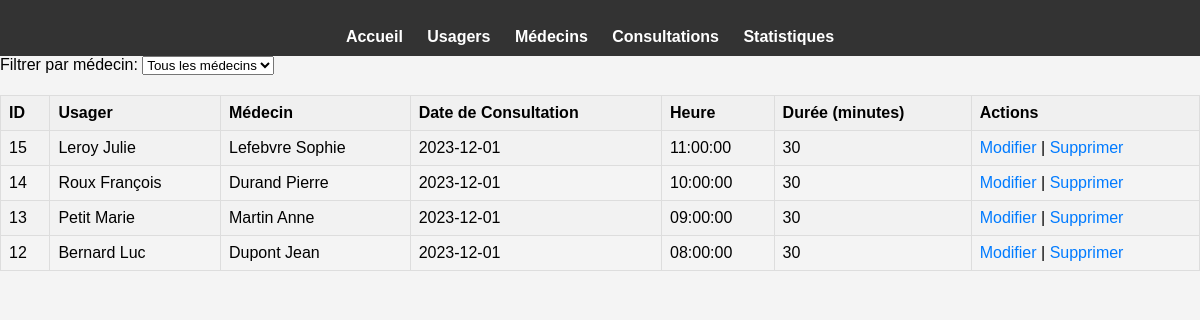
The app's page /afficher_consultations.php (signed in), older data.
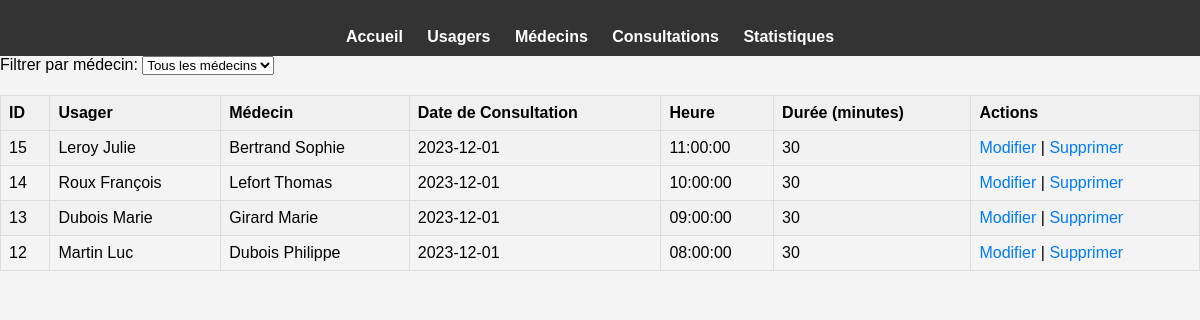
The same page, newer data.
### tables this page shows
CREATE TABLE consultation (
    ID_Consultation int(11) NOT NULL AUTO_INCREMENT,
    ID_USAGER int(11) DEFAULT NULL,
    ID_Medecin int(11) DEFAULT NULL,
    Date_Consultation date DEFAULT NULL,
    Heure time DEFAULT NULL,
    Duree int(11) DEFAULT NULL,
    PRIMARY KEY (ID_Consultation),
    FOREIGN KEY (ID_USAGER) REFERENCES usager (ID_USAGER),
    FOREIGN KEY (ID_Medecin) REFERENCES medecin (ID_Medecin)
);

CREATE TABLE usager (
    ID_USAGER int(11) NOT NULL AUTO_INCREMENT,
    Civilite varchar(10) DEFAULT NULL,
    Nom varchar(50) DEFAULT NULL,
    Prenom varchar(50) DEFAULT NULL,
    Adresse varchar(100) DEFAULT NULL,
    Date_Naissance date DEFAULT NULL,
    Numero_Secu varchar(13) DEFAULT NULL,
    Lieu_Naissance varchar(50) DEFAULT NULL,
    ID_Medecin_Ref int(11) DEFAULT NULL,
    PRIMARY KEY (ID_USAGER),
    FOREIGN KEY (ID_Medecin_Ref) REFERENCES medecin (ID_Medecin)
);

CREATE TABLE medecin (
    ID_Medecin int(11) NOT NULL AUTO_INCREMENT,
    Civilite varchar(10) DEFAULT NULL,
    Nom varchar(50) DEFAULT NULL,
    Prenom varchar(50) DEFAULT NULL,
    PRIMARY KEY (ID_Medecin)
);

### PHP/liste_consultations.php (the view, shortened to what this page needs)
<?php
include 'BD.php';
echo "<form action='' method='get'>";
echo "Filtrer par médecin: <select name='medecin' onchange='this.form.submit()'>";
echo "<option value=''>Tous les médecins</option>";
echo "</select>";
echo "</form>";
$sql = "SELECT consultation.ID_Consultation, usager.Nom as UsagerNom, usager.Prenom as UsagerPrenom, medecin.Nom as MedecinNom, medecin.Prenom as MedecinPrenom, consultation.Date_Consultation, consultation.Heure, consultation.Duree
        FROM consultation
        JOIN usager ON consultation.ID_USAGER = usager.ID_USAGER
        JOIN medecin ON consultation.ID_Medecin = medecin.ID_Medecin";
$sql .= " ORDER BY consultation.Date_Consultation DESC, consultation.Heure DESC";
$stmt = $conn->prepare($sql);
$stmt->execute();
if ($stmt->rowCount() > 0) {
    echo "<table>";
    echo "<tr><th>ID</th><th>Usager</th><th>Médecin</th><th>Date de Consultation</th><th>Heure</th><th>Durée (minutes)</th><th>Actions</th></tr>";
    while ($row = $stmt->fetch()) {
        echo "<tr>";
        echo "<td>" . htmlspecialchars($row['ID_Consultation']) . "</td>";
        echo "<td>" . htmlspecialchars($row['UsagerNom']) . " " . htmlspecialchars($row['UsagerPrenom']) . "</td>";
        echo "<td>" . htmlspecialchars($row['MedecinNom']) . " " . htmlspecialchars($row['MedecinPrenom']) . "</td>";
        echo "<td>" . htmlspecialchars($row['Date_Consultation']) . "</td>";
        echo "<td>" . htmlspecialchars($row['Heure']) . "</td>";
        echo "<td>" . htmlspecialchars($row['Duree']) . "</td>";
        echo "<td><a href='modifier_consultation.php?id=" . $row['ID_Consultation'] . "'>Modifier</a> | <a href='supprimer_consultation.php?id=" . $row['ID_Consultation'] . "'>Supprimer</a></td>";
        echo "</tr>";
    }
    echo "</table>";
} else {
    echo "Aucune consultation trouvée.";
}
?>

### afficher_consultations.php (shortened to what this page needs)
<!DOCTYPE html>
<html>
<head>
    <link rel="stylesheet" type="text/css" href="css/style.css">
</head>
<body>
    <?php include 'menu.php'; ?>
    <?php include 'php/liste_consultations.php'; ?>
</body>
</html>

### menu.php (shortened to what this page needs)
<!DOCTYPE html>
<html>
<head>
    <link rel="stylesheet" type="text/css" href="css/menu.css">
</head>
<body>
    <header>
        <nav>
            <ul>
                <li><a href="index.php">Accueil</a></li>
                <li><a href="afficher_usagers.php">Usagers</a></li>
                <li><a href="afficher_medecins.php">Médecins</a></li>
                <li><a href="afficher_consultations.php">Consultations</a></li>
                <li><a href="statistiques.php">Statistiques</a></li>
            </ul>
        </nav>
    </header>

### CSS/style.css (style rules this page uses)
body { font-family: Arial, sans-serif; background-color: #f4f4f4; padding: 20px; }
table { width: 100%; border-collapse: collapse; margin-top: 20px; }
table, th, td { border: 1px solid #ddd; padding: 8px; text-align: left; }
th { background-color: #f0f0f0; }
tr:nth-child(even) { background-color: #f2f2f2; }
a { color: #007bff; text-decoration: none; }

### CSS/menu.css (style rules this page uses)
body { font-family: Arial, sans-serif; background-color: #f4f4f4; margin: 0; padding: 0; }
header { background-color: #333; color: white; padding: 10px 0; text-align: center; }
nav ul { list-style-type: none; margin: 0; padding: 0; }
nav ul li { display: inline; margin-right: 20px; }
nav ul li a { color: white; text-decoration: none; font-weight: bold; }

Row changes from the older to the newer data that the page shows:
changed through a linked row, consultation "Leroy": ID_Medecin.Nom "Lefebvre" → "Bertrand"
changed through a linked row, consultation "Roux": ID_Medecin.Nom "Durand" → "Lefort"; ID_Medecin.Prenom "Pierre" → "Thomas"
changed through a linked row, consultation "Marie": ID_USAGER.Nom "Petit" → "Dubois"; ID_Medecin.Nom "Martin" → "Girard"; ID_Medecin.Prenom "Anne" → "Marie"
changed through a linked row, consultation "Luc": ID_USAGER.Nom "Bernard" → "Martin"; ID_Medecin.Nom "Dupont" → "Dubois"; ID_Medecin.Prenom "Jean" → "Philippe"
